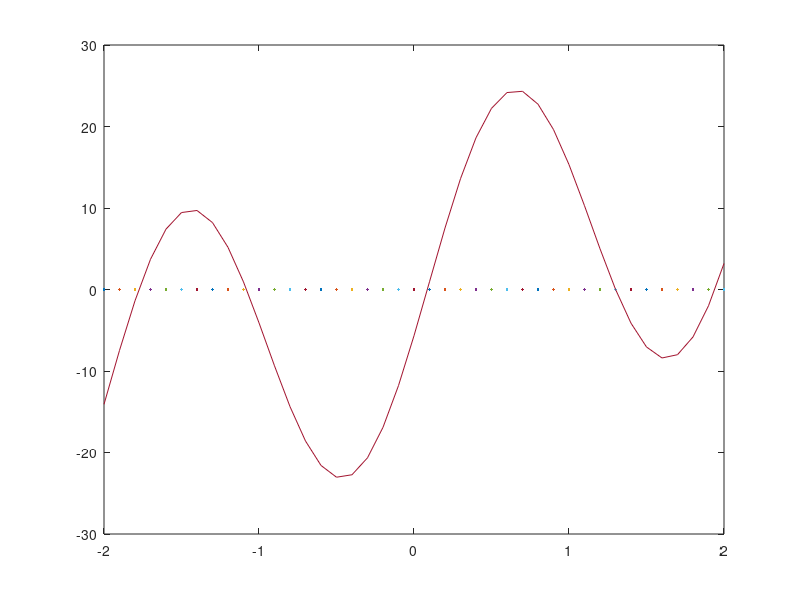

Recreate this plot in MATLAB. (Note: this script raises an error after producing the figure.)

x = -2:0.1:2;
f = 7*x-20*cos(3*x-5); %5 nollställen, i intervallet -2<x<2


plot(x,0);
hold on
plot(x,f);
hold off

approx = [-1.8 -1 0 1.5 2];

format short e
counter = 1;
for x = approx
   dx = 1;
   disp('_________________________________________________________')
   disp('Nollställe: ')
   disp(counter)
   iterationer = 0;
   root = fzero('y', x);
   while norm(dx) > 0.5e-9 
       f = 7*x-20*cos(3*x-5);
       fp = 7+60*sin(3*x-5);
       dx = -f/fp;
       xold = x;
       x = x+dx;
       k = norm(x-root)/(norm(xold-root))^2;
       disp('   x           dx            k');
       disp([x dx k])
       iterationer = iterationer + 1;
       
   end
   
   
   disp('Antal iterationer: ')
   disp(iterationer)
   counter = counter + 1;
end